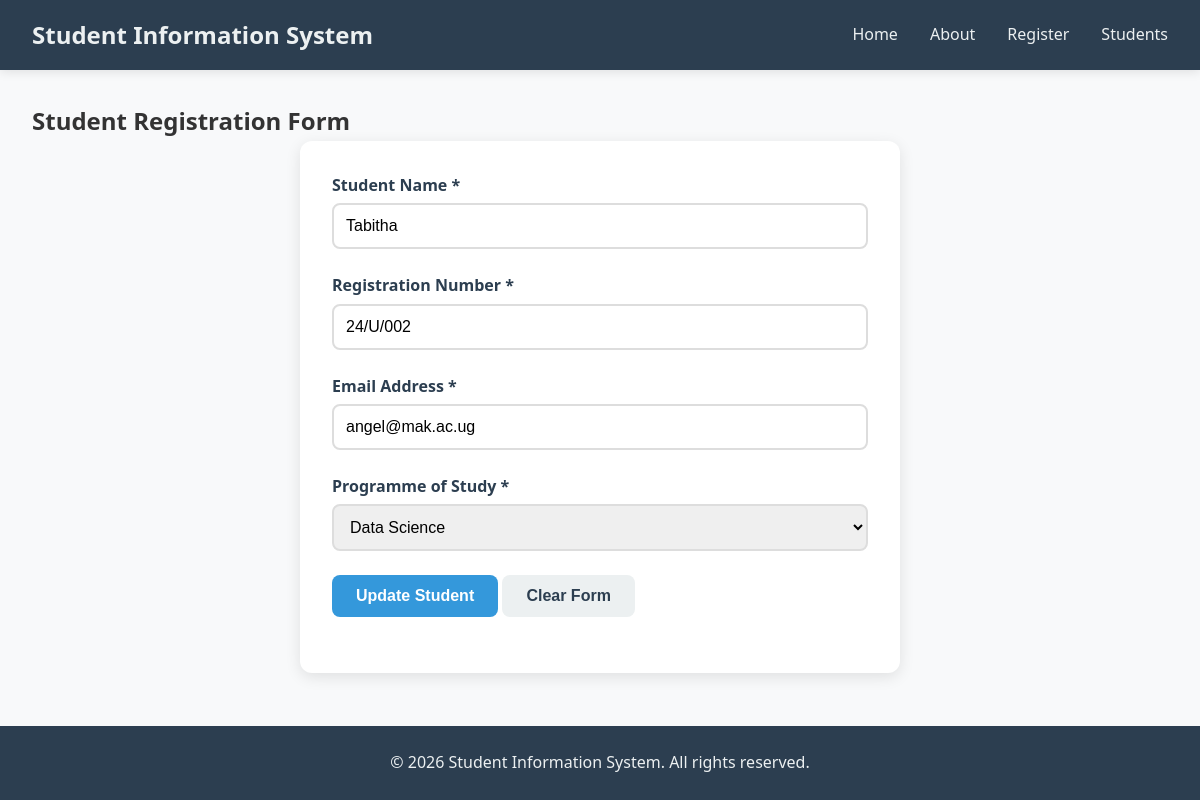
Screenshot of /update/2 with the database file from the repository.
### models.py (models this page shows, shortened)
class Student(db.Model):
    __tablename__ = 'students'
    id = db.Column(db.Integer, primary_key=True)
    student_name = db.Column(db.String(100), nullable=False)
    registration_number = db.Column(db.String(50), unique=True, nullable=False)
    email = db.Column(db.String(100), unique=True, nullable=False)
    programme = db.Column(db.String(100), nullable=False)
    registration_date = db.Column(db.DateTime, default=datetime.utcnow)
    is_active = db.Column(db.Boolean, default=True)

### app.py (the view, shortened to what this page needs)
@app.route('/update/<id>', methods=['GET', 'POST'])
def update_student(id):
    student = get_student_by_id(id)
    if student:
        return render_template('edit_student.html', student=student[0])
    else:
        flash('Student not found!', 'error')
        return redirect(url_for('students_list'))

### database.py (called while the page is built)
def get_student_by_id(id):
    return Student.query.filter_by(id = id).all()

### templates/edit_student.html (shortened to what this page needs)
{% extends "base.html" %}
{% block content %}
    <section class="register-page">
        <h2>Student Registration Form</h2>
        <div class="form-container">
            <form method="POST" class="registration-form">
                <div class="form-group">
                    <label for="student_name">Student Name *</label>
                    <input type="text" id="student_name" name="student_name" value = {{student.student_name}}
                           placeholder="Enter your full name" required>
                </div>
                <div class="form-group">
                    <label for="registration_number">Registration Number *</label>
                    <input type="text" id="registration_number" name="registration_number" value = {{student.registration_number}}
                           placeholder="e.g., 24/U/001" required>
                </div>
                <div class="form-group">
                    <label for="email">Email Address *</label>
                    <input type="email" id="email" name="email" value = {{student.email}}
                           placeholder="you@mak.ac.ug" required>
                </div>
                <div class="form-group">
                    <label for="programme">Programme of Study *</label>
                     <select id="programme" name="programme" required>
                        <option value="Data Science" {% if student.programme == 'Data Science' %}selected{% endif %}>Data Science</option>
                    </select>
                </div>
                <div class="form-group">
                    <button type="submit" class="btn btn-primary">Update Student</button>
                    <button type="reset" class="btn btn-secondary">Clear Form</button>
                </div>
            </form>
        </div>
    </section>
{% endblock %}

### static/style.css (style rules this page uses)
* { margin: 0; padding: 0; box-sizing: border-box; }
body { font-family: 'Segoe UI', Tahoma, Geneva, Verdana, sans-serif; line-height: 1.6; color: #333; background-color: #f8f9fa; min-height: 100vh; display: flex; flex-direction: column; }
.btn { display: inline-block; padding: 0.75rem 1.5rem; border: none; border-radius: 8px; font-size: 1rem; font-weight: 600; cursor: pointer; text-decoration: none; transition: background-color 0.3s ease, transform 0.2s ease; }
.btn-primary { background-color: #3498db; color: white; }
.btn-secondary { background-color: #ecf0f1; color: #2c3e50; }
.form-container { background: white; padding: 2rem; border-radius: 12px; box-shadow: 0 4px 15px rgba(0, 0, 0, 0.1); max-width: 600px; margin: 0 auto; }
.registration-form .form-group { margin-bottom: 1.5rem; }
.registration-form label { display: block; font-weight: 600; margin-bottom: 0.3rem; color: #2c3e50; }
.registration-form input, .registration-form select { width: 100%; padding: 0.75rem; border: 2px solid #ddd; border-radius: 8px; font-size: 1rem; transition: border-color 0.3s ease; }

### rows the page displays
Student: registration_number "24/U/002", email "angel@mak.ac.ug", programme "Data Science"
